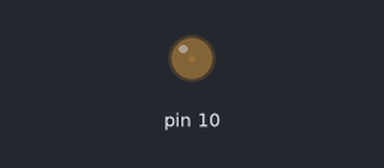
Recording of a sketch running on a simulated Arduino Uno, built with avr-gcc and run on an emulated ATmega328P. On the bench: output pins drawn as LEDs (lit = HIGH).

Above: at 0.05 s.
At 0.95 s:
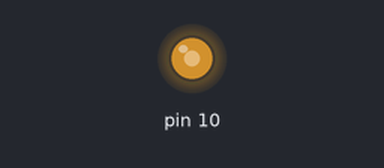
At 1.4 s:
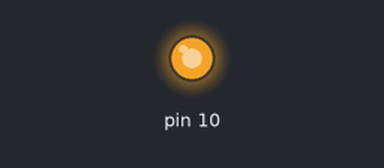
At 2.75 s:
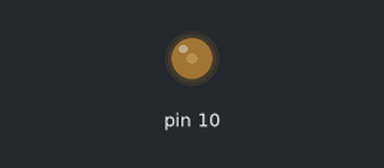
Timing chart, 0 to 7.0 s (numbered marks = the images above):
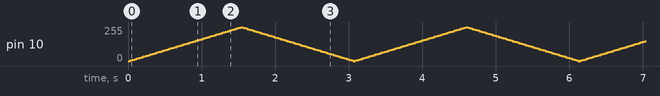

The sketch:

fade_blinky.ino
```cpp
int brightness = 0;
int increment = 5;

void setup() {
  pinMode(10, OUTPUT);
}

void loop() {
  analogWrite(10, brightness);
  brightness = brightness + increment;
  if(brightness<=0 || brightness>=255){
    increment= -increment;
  }
  delay(30);
}
```
